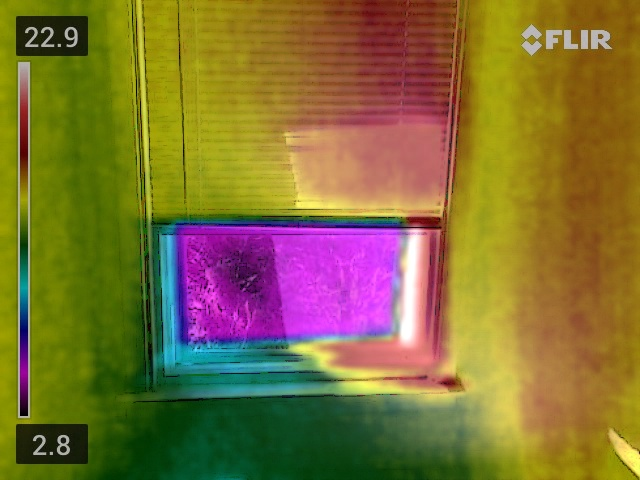
#> input picture edge_imposition_non_ai_approach/testing/repro_msx/FLIR4535.jpg, 640 x 480 px, found by its file name; its folder holds 4 pictures in this run
$ python resize_images_in_dir.py
#> lines starting #> are read from the running program, lines starting #| are printed output that depends on the picture
import os
import cv2

path = "/home/p51pro/UD/Academic/ELEG604/Project/DataSet/val/repro_msx"
for file_name in os.listdir(path):
    img = cv2.imread(os.path.join(path,file_name))
#> img is the input picture: shape (480, 640, 3); mean B, G, R 52.9, 111.7, 129.3
    resized = cv2.resize(img, (160,120), interpolation = cv2.INTER_AREA)
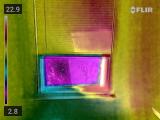
#> resized: shape (120, 160, 3); mean B, G, R 52.9, 111.7, 129.3
    cv2.imwrite(os.path.join(path,file_name), resized)
#> pass 2 of the loop `for file_name in os.listdir(path):`:
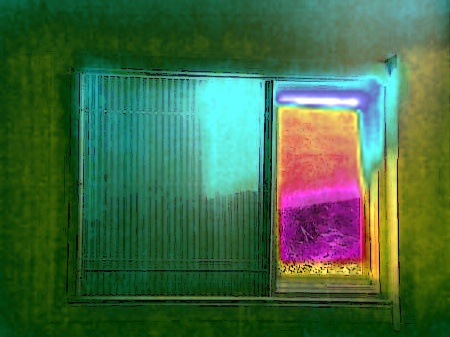
#> input picture edge_imposition_non_ai_approach/testing/repro_msx/FLIR4537.jpg, 450 x 337 px, found by its file name
#> img is the input picture: shape (337, 450, 3); mean B, G, R 68.3, 106.1, 67.1
#> `resized = cv2.resize(img, (160,120), interpolation = cv2.INTER_AREA)`:
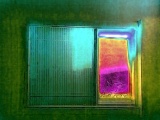
#> resized: shape (120, 160, 3); mean B, G, R 68.3, 106.1, 67.1
#> pass 3 of the loop `for file_name in os.listdir(path):`:
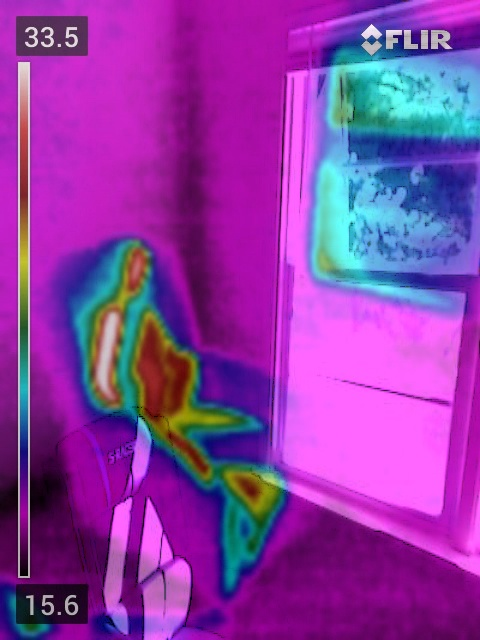
#> input picture edge_imposition_non_ai_approach/testing/repro_msx/FLIR4539.jpg, 480 x 640 px, found by its file name
#> img is the input picture: shape (640, 480, 3); mean B, G, R 165.3, 58.2, 141.4
#> `resized = cv2.resize(img, (160,120), interpolation = cv2.INTER_AREA)`:
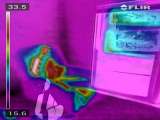
#> resized: shape (120, 160, 3); mean B, G, R 165.3, 58.2, 141.4
#> the loop made 4 passes; the first 3 are shown
